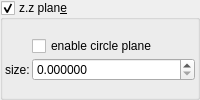
    <widget class="MyGroupBox" name="groupCheck_transf_function_enabledF_false">
     <property name="toolTip">
      <string/>
     </property>
     <property name="title">
      <string>z.z plan&amp;e</string>
     </property>
     <property name="checkable">
      <bool>true</bool>
     </property>
     <layout class="QVBoxLayout" name="verticalLayout_34" stretch="0">
      <property name="spacing">
       <number>2</number>
      </property>
      <property name="leftMargin">
       <number>2</number>
      </property>
      <property name="topMargin">
       <number>2</number>
      </property>
      <property name="rightMargin">
       <number>2</number>
      </property>
      <property name="bottomMargin">
       <number>2</number>
      </property>
      <item>
       <layout class="QGridLayout" name="gridLayout_16" columnstretch="0,1">
        <property name="spacing">
         <number>2</number>
        </property>
        <item row="1" column="1">
         <widget class="MyDoubleSpinBox" name="spinbox_transf_offset_1">
          <property name="enabled">
           <bool>true</bool>
          </property>
          <property name="sizePolicy">
           <sizepolicy hsizetype="Minimum" vsizetype="Maximum">
            <horstretch>0</horstretch>
            <verstretch>0</verstretch>
           </sizepolicy>
          </property>
          <property name="prefix">
           <string/>
          </property>
          <property name="suffix">
           <string/>
          </property>
          <property name="decimals">
           <number>6</number>
          </property>
          <property name="minimum">
           <double>0.000000000000000</double>
          </property>
          <property name="maximum">
           <double>99.989999999999995</double>
          </property>
          <property name="singleStep">
           <double>0.100000000000000</double>
          </property>
         </widget>
        </item>
        <item row="1" column="0">
         <widget class="QLabel" name="label_15">
          <property name="text">
           <string>size:</string>
          </property>
         </widget>
        </item>
        <item row="0" column="1">
         <widget class="MyCheckBox" name="checkBox_transf_function_enabledE_false">
          <property name="enabled">
           <bool>true</bool>
          </property>
          <property name="text">
           <string notr="true">enable circle plane</string>
          </property>
         </widget>
        </item>
       </layout>
      </item>
     </layout>
    </widget>
